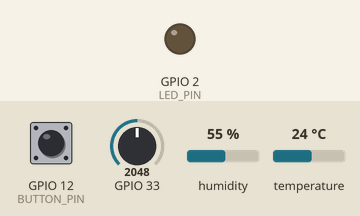
This program was run on a simulated ESP32. On the bench: output pins drawn as LEDs (lit = HIGH). Inputs (shaded band) come from the test bench; at power-on: GPIO 12 (BUTTON_PIN) LOW, GPIO 33 = 2048, humidity 55 %, temperature 24 °C. WiFi joins after 1.5 s; servers stay silent unless stated; uploads are accepted with an empty reply; what the program prints to the serial monitor is not drawn.

Above: at 2.7 s.
2.8 s: GPIO 12 (BUTTON_PIN) pulled HIGH for 1.2 s
At 5.0 s:
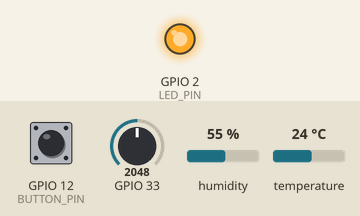
7.2 s: GPIO 12 (BUTTON_PIN) pulled HIGH for 3.2 s
At 12.7 s:
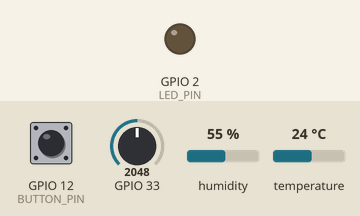
Timing chart, 0 to 14.2 s (numbered marks = the images above; inputs shaded):
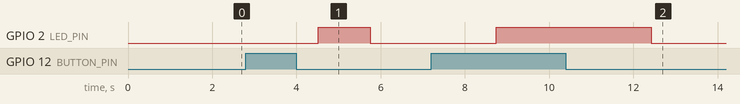

The program:

main.cpp
```cpp
#include <FS.h>
#include <DHT.h>
#include <WiFi.h>
//#include <Wire.h>
#include <DNSServer.h>
#include <HTTPClient.h>
#include <Adafruit_Sensor.h>
#define BUTTON_PIN 12 // ESP32 pin GIOP16, which connected to button
#define LED_PIN    2  // ESP32 pin GIOP18, which connected to led
// The below are variables, which can be changed
int button_state = 0;   // variable for reading the button status
int sensorValue;

// create an OLED display object connected to I2C
#define DHTPIN 26
#define DHTTYPE DHT11
DHT dht(DHTPIN, DHTTYPE);
bool ledstate;


const char *ssid = "cyrille";
const char *password = "12345678";
String GOOGLE_SCRIPT_ID = "AKfycbwIdnqjOfiOhoiqqpKdIXGGUWIcsEuHC6Pa2ndz8Oe7BGfuUL6r2ZGsgQyIch1L716vog";

const char * root_ca=\
"-----BEGIN CERTIFICATE-----\n" \
"MIIDdTCCAl2gAwIBAgILBAAAAAABFUtaw5QwDQYJKoZIhvcNAQEFBQAwVzELMAkG\n" \
"A1UEBhMCQkUxGTAXBgNVBAoTEEdsb2JhbFNpZ24gbnYtc2ExEDAOBgNVBAsTB1Jv\n" \
"b3QgQ0ExGzAZBgNVBAMTEkdsb2JhbFNpZ24gUm9vdCBDQTAeFw05ODA5MDExMjAw\n" \
"MDBaFw0yODAxMjgxMjAwMDBaMFcxCzAJBgNVBAYTAkJFMRkwFwYDVQQKExBHbG9i\n" \
"YWxTaWduIG52LXNhMRAwDgYDVQQLEwdSb290IENBMRswGQYDVQQDExJHbG9iYWxT\n" \
"aWduIFJvb3QgQ0EwggEiMA0GCSqGSIb3DQEBAQUAA4IBDwAwggEKAoIBAQDaDuaZ\n" \
"jc6j40+Kfvvxi4Mla+pIH/EqsLmVEQS98GPR4mdmzxzdzxtIK+6NiY6arymAZavp\n" \
"xy0Sy6scTHAHoT0KMM0VjU/43dSMUBUc71DuxC73/OlS8pF94G3VNTCOXkNz8kHp\n" \
"1Wrjsok6Vjk4bwY8iGlbKk3Fp1S4bInMm/k8yuX9ifUSPJJ4ltbcdG6TRGHRjcdG\n" \
"snUOhugZitVtbNV4FpWi6cgKOOvyJBNPc1STE4U6G7weNLWLBYy5d4ux2x8gkasJ\n" \
"U26Qzns3dLlwR5EiUWMWea6xrkEmCMgZK9FGqkjWZCrXgzT/LCrBbBlDSgeF59N8\n" \
"9iFo7+ryUp9/k5DPAgMBAAGjQjBAMA4GA1UdDwEB/wQEAwIBBjAPBgNVHRMBAf8E\n" \
"BTADAQH/MB0GA1UdDgQWBBRge2YaRQ2XyolQL30EzTSo//z9SzANBgkqhkiG9w0B\n" \
"AQUFAAOCAQEA1nPnfE920I2/7LqivjTFKDK1fPxsnCwrvQmeU79rXqoRSLblCKOz\n" \
"yj1hTdNGCbM+w6DjY1Ub8rrvrTnhQ7k4o+YviiY776BQVvnGCv04zcQLcFGUl5gE\n" \
"38NflNUVyRRBnMRddWQVDf9VMOyGj/8N7yy5Y0b2qvzfvGn9LhJIZJrglfCm7ymP\n" \
"AbEVtQwdpf5pLGkkeB6zpxxxYu7KyJesF12KwvhHhm4qxFYxldBniYUr+WymXUad\n" \
"DKqC5JlR3XC321Y9YeRq4VzW9v493kHMB65jUr9TU/Qr6cf9tveCX4XSQRjbgbME\n" \
"HMUfpIBvFSDJ3gyICh3WZlXi/EjJKSZp4A==\n" \
"-----END CERTIFICATE-----\n";


WiFiClientSecure client;

void sendData(String params) {

  HTTPClient http;
  String url="https://script.google.com/macros/s/"+GOOGLE_SCRIPT_ID+"/exec?"+params;
  Serial.println(url);
  Serial.println("Making a request");
  // Your Domain name with URL path or IP address with path
  http.begin(url); //Specify the URL and certificate
  // Send HTTP GET request
  int httpCode = http.GET();
  if (httpCode > 0) {
    Serial.print("HTTP Response code: ");
    Serial.println(httpCode);
    String payload = http.getString();
    Serial.println(payload);
  }
  else {
    Serial.print("Error code: ");
    Serial.println(httpCode);
  }
  // Free resources
  http.end();
}

void setup() {

  Serial.begin(115200);
  delay(10);
  dht.begin();
  pinMode(BUTTON_PIN, INPUT);
  pinMode(LED_PIN, OUTPUT);

  WiFi.mode(WIFI_STA);
  WiFi.begin(ssid, password);

  Serial.println("Started");
  Serial.print("Connecting");
  while (WiFi.status() != WL_CONNECTED) {
    delay(500);
    Serial.print(".");
  }
  randomSeed(analogRead(0));
  Serial.println("TP3 GoogleSheets ready...");
}

unsigned long lastTime = 0;
unsigned long timerDelay = 10000;
String strTemp, strHum, strParameter;

void loop() {
    sensors_event_t event;
    button_state = digitalRead(BUTTON_PIN);
    delay(1000); // wait 100ms for next reading
   //Check WiFi connection status
    if(WiFi.status()== WL_CONNECTED && button_state == HIGH){
      digitalWrite(LED_PIN, HIGH);
      strHum = dht.readHumidity();
      strTemp = dht.readTemperature();
      sensorValue = analogRead(33); // read analog input pin 0
      strParameter = "temperature=" + strTemp + "&humidity=" + strHum + "&LDR=" + sensorValue;
      sendData(strParameter);
      Serial.print(F("Temperature: "));
      Serial.print(strTemp);
      Serial.println(F("°C"));
      Serial.print(F("Humidity: "));
      Serial.print(strHum);
      Serial.println(F("%"));
      Serial.print(F("LDR: "));
      Serial.print(sensorValue, DEC); // prints the value read
    }

    else {
      digitalWrite(LED_PIN, LOW);
    }
     lastTime = millis();
}
```

Measured:
- after the input at 2.8 s, GPIO 2 (LED_PIN): LOW → HIGH after 1.7 s, → LOW 1.2 s later
- after the input at 7.2 s, GPIO 2 (LED_PIN): LOW → HIGH after 1.5 s, → LOW 3.7 s later
